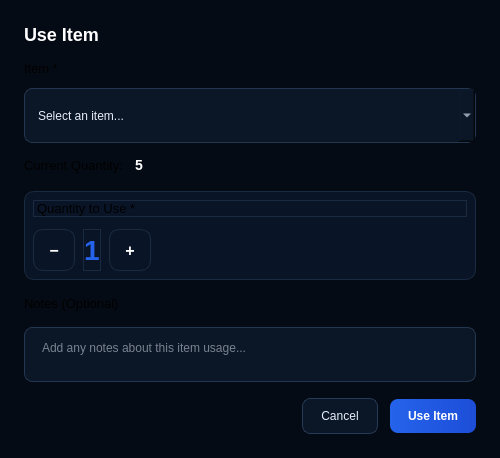
<?xml version="1.0" encoding="UTF-8"?>
<ui version="4.0">
    <class>UseTruckItemDialogClass</class>
    <widget class="QDialog" name="UseTruckItemDialogClass">
        <property name="geometry">
            <rect>
                <x>0</x>
                <y>0</y>
                <width>500</width>
                <height>450</height>
            </rect>
        </property>
        <property name="windowTitle">
            <string>Use Item</string>
        </property>
        <property name="styleSheet">
            <string notr="true">
QDialog {
    background-color: #050B14;
    color: white;
}
QLabel#dialogTitle {
    font-size: 18px;
    font-weight: 700;
    color: white;
}
QLabel#fieldLabel, QLabel#valueLabel {
    font-size: 13px;
    color: #e6eefb;
}
QLabel#valueLabel {
    font-weight: 600;
    color: white;
    font-size: 14px;
}
QLabel#quantityDisplay {
    font-size: 28px;
    font-weight: 700;
    color: #2563EB;
    text-align: center;
}
QLineEdit, QComboBox, QSpinBox, QPlainTextEdit {
    background: #0b1626;
    border: 1px solid #243751;
    border-radius: 8px;
    color: #e6eefb;
    padding: 9px 13px;
    min-height: 35px;
}
QLineEdit:focus, QComboBox:focus, QPlainTextEdit:focus {
    border: 1px solid #2f80ed;
    background: #0e1b2f;
}
QWidget#quantityCard {
    background-color: #091426;
    border: 1px solid #1A2A40;
    border-radius: 10px;
    padding: 12px;
}
QPushButton#decreaseButton, QPushButton#increaseButton {
    background-color: #0b1626;
    border: 1px solid #243751;
    color: white;
    border-radius: 6px;
    font-weight: 700;
    font-size: 16px;
    min-width: 40px;
    min-height: 40px;
}
QPushButton#decreaseButton:hover, QPushButton#increaseButton:hover {
    background-color: #14253d;
    border-color: #2f80ed;
}
QPushButton#useItemButton {
    background: qlineargradient(x1:0,y1:0,x2:1,y2:0, stop:0 #2563eb, stop:1 #1d4ed8);
    border: none;
    color: white;
    border-radius: 8px;
    padding: 10px 18px;
    font-weight: 650;
}
QPushButton#useItemButton:hover {
    background: qlineargradient(x1:0,y1:0,x2:1,y2:0, stop:0 #3b82f6, stop:1 #2563eb);
}
QPushButton#cancelButton {
    background: #0b1626;
    border: 1px solid #263a55;
    color: #e6eefb;
    border-radius: 8px;
    padding: 10px 18px;
}
QPushButton#cancelButton:hover {
    background: #14253d;
    border-color: #2f80ed;
}
            </string>
        </property>
        <layout class="QVBoxLayout" name="rootLayout">
            <property name="leftMargin">
                <number>24</number>
            </property>
            <property name="topMargin">
                <number>24</number>
            </property>
            <property name="rightMargin">
                <number>24</number>
            </property>
            <property name="bottomMargin">
                <number>24</number>
            </property>
            <property name="spacing">
                <number>16</number>
            </property>

            <!-- Title -->
            <item>
                <widget class="QLabel" name="dialogTitle">
                    <property name="text">
                        <string>Use Item</string>
                    </property>
                </widget>
            </item>

            <!-- Item Information -->
            <item>
                <layout class="QVBoxLayout" name="itemInfoLayout">
                    <property name="spacing">
                        <number>12</number>
                    </property>

                    <!-- Item -->
                    <item>
                        <widget class="QLabel" name="itemLabel">
                            <property name="text">
                                <string>Item *</string>
                            </property>
                            <property name="styleSheet">
                                <string notr="true">font-size: 13px;</string>
                            </property>
                        </widget>
                    </item>
                    <item>
                        <widget class="QComboBox" name="itemCombo">
                            <item>
                                <property name="text">
                                    <string>Select an item...</string>
                                </property>
                            </item>
                            <item>
                                <property name="text">
                                    <string>Wrench Set</string>
                                </property>
                            </item>
                            <item>
                                <property name="text">
                                    <string>Drill Bits</string>
                                </property>
                            </item>
                            <item>
                                <property name="text">
                                    <string>Safety Gloves</string>
                                </property>
                            </item>
                            <item>
                                <property name="text">
                                    <string>Hammer</string>
                                </property>
                            </item>
                        </widget>
                    </item>

                    <!-- Current Quantity Label -->
                    <item>
                        <layout class="QHBoxLayout" name="currentQtyLayout">
                            <item>
                                <widget class="QLabel" name="currentQtyLabel">
                                    <property name="text">
                                        <string>Current Quantity:</string>
                                    </property>
                                    <property name="styleSheet">
                                        <string notr="true">font-size: 13px;</string>
                                    </property>
                                </widget>
                            </item>
                            <item>
                                <widget class="QLabel" name="currentQtyValue">
                                    <property name="text">
                                        <string>5</string>
                                    </property>
                                    <property name="styleSheet">
                                        <string notr="true">font-size: 14px; font-weight: 600; color: white;</string>
                                    </property>
                                </widget>
                            </item>
                            <item>
                                <spacer name="currentQtySpacer">
                                    <property name="orientation">
                                        <enum>Qt::Horizontal</enum>
                                    </property>
                                    <property name="sizeHint" stdset="0">
                                        <size>
                                            <width>40</width>
                                            <height>20</height>
                                        </size>
                                    </property>
                                </spacer>
                            </item>
                        </layout>
                    </item>
                </layout>
            </item>

            <!-- Quantity Selector Card -->
            <item>
                <widget class="QWidget" name="quantityCard">
                    <property name="styleSheet">
                        <string notr="true">background-color: #091426; border: 1px solid #1A2A40; border-radius: 10px;</string>
                    </property>
                    <layout class="QVBoxLayout" name="quantityCardLayout">
                        <property name="spacing">
                            <number>12</number>
                        </property>

                        <!-- Quantity Label -->
                        <item>
                            <widget class="QLabel" name="quantityLabel">
                                <property name="text">
                                    <string>Quantity to Use *</string>
                                </property>
                                <property name="styleSheet">
                                    <string notr="true">font-size: 13px;</string>
                                </property>
                            </widget>
                        </item>

                        <!-- Quantity Selector -->
                        <item>
                            <layout class="QHBoxLayout" name="quantitySelectorLayout">
                                <property name="spacing">
                                    <number>8</number>
                                </property>
                                <item>
                                    <widget class="QPushButton" name="decreaseButton">
                                        <property name="text">
                                            <string>−</string>
                                        </property>
                                    </widget>
                                </item>
                                <item>
                                    <widget class="QLabel" name="quantityDisplay">
                                        <property name="text">
                                            <string>1</string>
                                        </property>
                                        <property name="alignment">
                                            <set>Qt::AlignCenter</set>
                                        </property>
                                    </widget>
                                </item>
                                <item>
                                    <widget class="QPushButton" name="increaseButton">
                                        <property name="text">
                                            <string>+</string>
                                        </property>
                                    </widget>
                                </item>
                                <item>
                                    <spacer name="quantitySpacer">
                                        <property name="orientation">
                                            <enum>Qt::Horizontal</enum>
                                        </property>
                                        <property name="sizeHint" stdset="0">
                                            <size>
                                                <width>40</width>
                                                <height>20</height>
                                            </size>
                                        </property>
                                    </spacer>
                                </item>
                            </layout>
                        </item>
                    </layout>
                </widget>
            </item>

            <!-- Notes -->
            <item>
                <widget class="QLabel" name="notesLabel">
                    <property name="text">
                        <string>Notes (Optional)</string>
                    </property>
                    <property name="styleSheet">
                        <string notr="true">font-size: 13px;</string>
                    </property>
                </widget>
            </item>
            <item>
                <widget class="QPlainTextEdit" name="notesInput">
                    <property name="placeholderText">
                        <string>Add any notes about this item usage...</string>
                    </property>
                    <property name="minimumHeight">
                        <number>60</number>
                    </property>
                </widget>
            </item>

            <item>
                <spacer name="verticalSpacer">
                    <property name="orientation">
                        <enum>Qt::Vertical</enum>
                    </property>
                    <property name="sizeHint" stdset="0">
                        <size>
                            <width>20</width>
                            <height>20</height>
                        </size>
                    </property>
                </spacer>
            </item>

            <!-- Buttons -->
            <item>
                <layout class="QHBoxLayout" name="buttonLayout">
                    <property name="spacing">
                        <number>12</number>
                    </property>
                    <item>
                        <spacer name="buttonSpacer">
                            <property name="orientation">
                                <enum>Qt::Horizontal</enum>
                            </property>
                            <property name="sizeHint" stdset="0">
                                <size>
                                    <width>40</width>
                                    <height>20</height>
                                </size>
                            </property>
                        </spacer>
                    </item>
                    <item>
                        <widget class="QPushButton" name="cancelButton">
                            <property name="text">
                                <string>Cancel</string>
                            </property>
                            <property name="minimumWidth">
                                <number>100</number>
                            </property>
                        </widget>
                    </item>
                    <item>
                        <widget class="QPushButton" name="useItemButton">
                            <property name="text">
                                <string>Use Item</string>
                            </property>
                            <property name="minimumWidth">
                                <number>100</number>
                            </property>
                        </widget>
                    </item>
                </layout>
            </item>
        </layout>
    </widget>
</ui>
